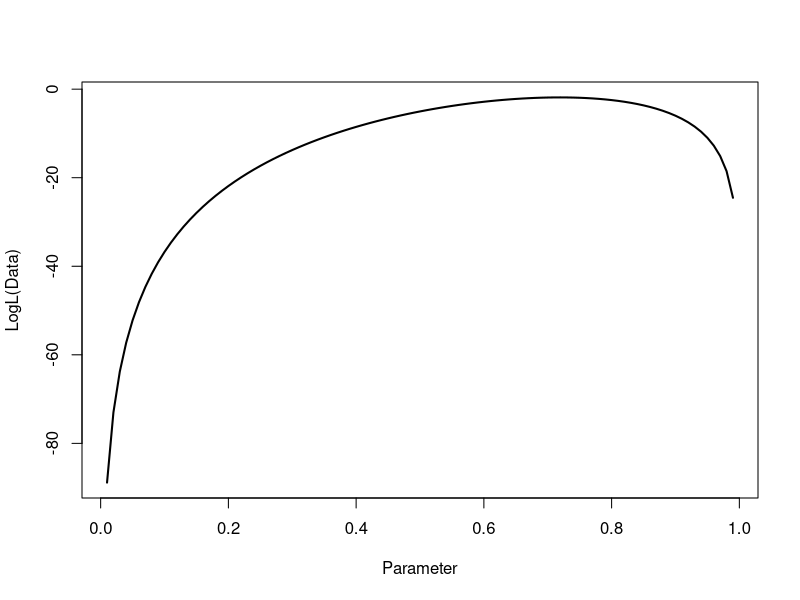
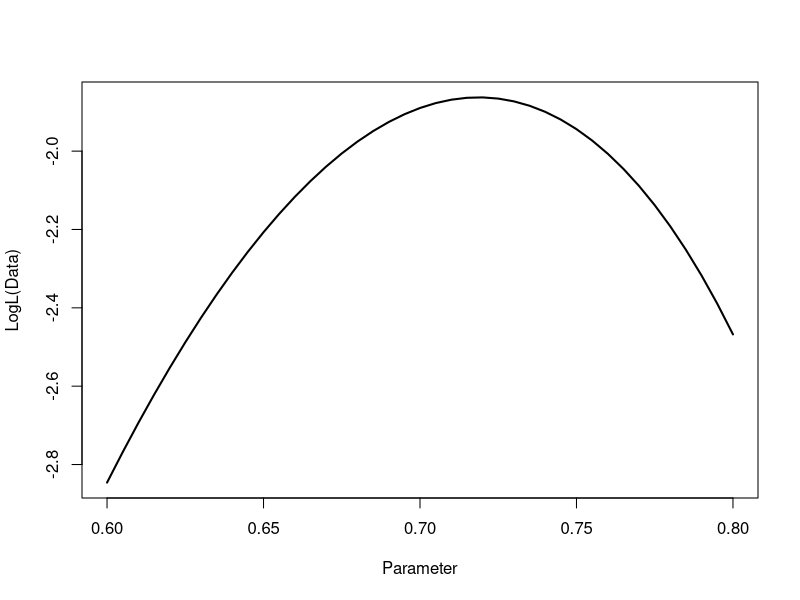
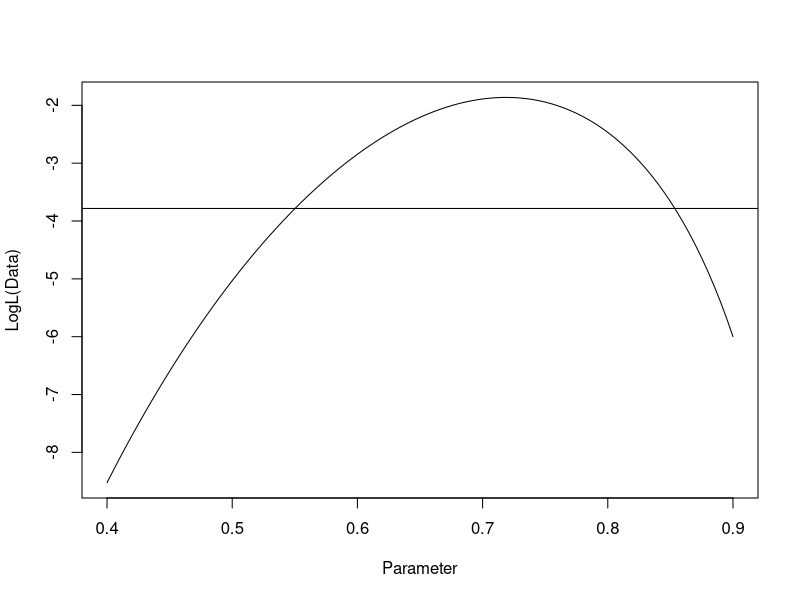

Here is the R script that generated these plots, in order:
###################################################################
# Likelihood from binomially & Poisson distributed data
###################################################################


##############################################
#### ExampleA: example 20.3 from AGD Book ####
##############################################

################# Walk through example #################################################
nT=32
Yobs=23
# The likelihood function is based on a specific choice: 
# Yobs is assumed to be binomial with unknown probabilty p
# and represents the number of wasps who choose mated females.
# nT is the number of trials. observations
# Here p is the parameter we want to estimate from the data. 

likelihoodWasp=function(p){
  return(dbinom(x = Yobs,size = nT,prob = p,log = F))
}

# When making likelihood calculation we often work with the so called LogLikelihood (on a)
# this is merely the natural log tof the the likelihood function)

LoglikelihoodWasp=function(p){
  return(dbinom(x = Yobs,size = nT,prob = p,log = T))
}

# The fuction defined above is only a function of one parameter 
# because the number of trials (nT) and the observed number of "success" Yobs are the data and hence fixed.

# Getting the likelihood of a specific parameter value
LoglikelihoodWasp(0.7)
LoglikelihoodWasp(0) ## what happened here ?
# A: if the parameter 0 equaled the observed value (no obs. value equals 0)

# Representing the likelihood function (using base function you can also use ggplot)
xs=seq(from = 0.01,to = 0.999, by=0.01) # the points at which we want to evaluate the likelihood
ys=LoglikelihoodWasp(xs) # here we give a vector to the function
plot(xs,ys, xlab="Parameter", ylab="LogL(Data)", type="l", lwd=2)

##Zooming around the region of the maximum
xs=seq(from = 0.6,to = 0.8, by=0.005) # the points at which we want to evaluate the likelihood
ys=LoglikelihoodWasp(xs) # here we give a vector to the function
plot(xs,ys, xlab="Parameter", ylab="LogL(Data)", type="l", lwd=2)

###Finding the MLE over a grid of possible parameters:
#- finding the mle directly:
maxL=max(ys)
#-finding the value of xs maximizing ys.
which.max(ys) ##finding the index position of the max in the ys vector, max=25
xs[which.max(ys)] ##you get the value at the index position of the max in the ys vector. 0.72


### NB another alternative is to find numerically the maximum of the function. 
# Not needed here but often used in practice when more than 2 parameters are involved in the likelihood function

#### Note that in that very simple case the MLE is known analytically: 
### MLE is just p=yobs/nT for the binomial case... Does it make sense ?


##Likelihood based confidence interval for the population parameter(reproducing fig 20-3-2):

xs=seq(from = 0.4,to = 0.9, by=0.005) # the points at which we want to evaluate the likelihood
ys=LoglikelihoodWasp(xs) # here we give a vector to the function
plot(xs,ys, xlab="Parameter", ylab="LogL(Data)", type="l")
abline(h = maxL-1.92)
## About the confidence interval:
# the confidence interval for the parameter p-real is the one where values pobs are not
# significantly different from p-real. This can be tested with a chi-2 test on the likelihood ratio,
# which reject H0 with a risk of 0.05 if the ratio is above 3.84. 
# The likelihood ratio test is 2[loglikelihood(p-real)-loglikelihood(pobs)]. 
# so we reject H0 if likelihood(pobs)<=likelihood(p-real)-1.92 which is the horizontal line we just drew.

# The loglikelihood ratio test statistic and its associated p-value:

G=2*(LoglikelihoodWasp(0.72)- LoglikelihoodWasp(0.5))
# Under the hypothesis Ho: p=0.5, we expect G to be Chi^2 with 1 df. 
# So any G value above 3.84 (the 0.95 cutoff of a Chi^2 with 1.d.f) is rejecting Ho at the 0.05 level
qchisq(0.95,df=1) #(qchisq gives you the minimum chi square value where 95 of the values falls.)
# 3.84

##########################################################################################################

############# Supplementary Questions based on the same example ##########################################

# Question 1: Find the boundaries of the confidence interval 
#Hint: find the subset of xs that give a LogL within 1.92 of the maximum value

# take subset of a vector and then take the range of it (min, max)

# Question 2: First using the R function giving the CDF of chi^2 distibution, find the p value associated with G.
#! Reminder: cumulative function= P(X<=x).

# 1 - pchisq(G,1)

# Question 3. Check the accuracy of the assumption of the Likelihood ratio test regarding the Chi^2 distribution of the G statistic. 
# To do so Generate 10,000 datasets under the null hypothesis: ie in that case nT=32, and p=1/2 
# and for each simulated dataset, compute G. 
# Compare visually the simulated distribution for G under Ho and the Chi^2 distribution with 1 d.f. 
# that is classically used to approximate that distribution.

# Question 4: Imagine the same experiment was repeated with a larger sample size 
# but the same observed proportion (in practice it is not likely but lets assume that ;-)). 
# Graph and compare the likelihood profiles for the three datasets on the same graph
# Dataset 1: nT = 32, Yobs =23 
# Dataset 2: nT = 64, Yobs= 46
# Dataset 3 nT=160, Yobs = 115
# Recalculate the likelihood ratio test and its associated p-value for each dataset

########################################################################################################
#### Example B: Whole Genome resequencing of genomes stemming from an experimental evolution design ####
########################################################################################################

###################################################### Background
# A number of lines of bacteria have been transferred regularly in the lab (so called experimental evolution). 
# Lines were founded from the same ancectral genotype but with some specific genes "knocked out"
# 
# Data consists in observed counts of SNPs detected relative to the Nod+ ancestor at the end of the experiment
# We have as data:
# in the hrpg(STOP) background 6 experimental lines (Tgens of evolution in each line) 
#   yielding in total  39+47+84+48+46+86 =350  SNPs mutations
# in the hrcv(STOP) background 3 exp lines (Tgens in each line) yielding in total 33+38+25 = 96 SNPs mutations


# The number of point mutations (SNPs) detected in the experimental lines suggests that 
# lines evolving in the hrpg(STOP) background undergo a higher mutation rate relative to 
# the lines evolving from a hrcv(STOP) ancestor.
# The purpose of the questions below is to explore whether  
# there is statistical evidence for that assertion using a likelihood framework. 
# 
# 
# Model Assumptions for calculating the likelihood of the data:
# The mutation process  is assumed to be a Poisson (stochastic) process with rate lambda= Tgens*mu, 
# where Tgens is the actual number of generation separating the ancestral strains from the resequenced strains 
# at the end of the experiment and mu the mutation rate (define per genome and per generation)
#
# Here, we assume that Tgens is 600 but note that although it will affect 
# the actual per genome per generation mutation rate estimates (it will scale it accordingly) 
# it does not affect the finding i.e. that the genome have a different mutation rate or not if 
# Tgens in unknown but identical for all lines.
# 
# mu is defined as a mutation rate per genome and per generation for point mutations (SNPs). 
# In all rigor this is a mutation rate per "effectively covered genome" 
# (defined over the fraction of the genome that is covered by reads that can be mapped without ambiguity). 
#
# So in practice, an important point to check is that the fraction of the genome covered by reads 
# in each experimental line is not widely different.. 
# and if so to calculate a relative genome coverage for each experimental line...
# but here we assume that the number of nucleotide over which SNP mutations could be "called" is identical. 

########################################################## End of background


### Question 1: Write down the likelihood function as a function of 
# a single parameter we will call U which is defined as the per genome per generation mutation rate 
# and as a function of the observed data which is the number of SNPs.
#
# Hint: use the density of a poisson distribution dpois()



### Question 2: For each genomic background find the MLE of U and an approx 95% confidence interval for U.

### Question3: Use a likelihood ratio test to compare a null model where both genomic background 
# have identical mutation rate U versus an alternative model 
# where U1 and U2 are background specific mutation rates for respectively 
# the hrpg(STOP) and hrcv(STOP) background.
#
# Hint: here we compare a null model with 1 fitted parameter (U) 
# to an alternative model with two fitted parameters (U1 and U2) so in principle 
# the G statistic of the Likelihood ratio test should be 
# Chi^2 with 1 d.f if under the null hypothesis that both genomic background have identical U.


### Question 4: Imagine that the experiment could be running for potentially 2, 5 or 10 times as long, 
# i.e. Tgens= 1200, 3000 or 6000 generations. 
# Assume 2 lines are re-sequenced in each background. 
# For each value of Tgens, what would be the probability of such an experiment to detect a 20% change 
# in mutation rate if we assume that one background has mutation rate U1=0.05 per genome per gen 
# and the other has U2 = 0.06 per genome per gen?
#
# We further assume that we reject the null if the likelihood ratio test for comparing a model 
# with two backgrounds genome mutation rates versus a single one has a p-value smaller than alpha=0.05.

